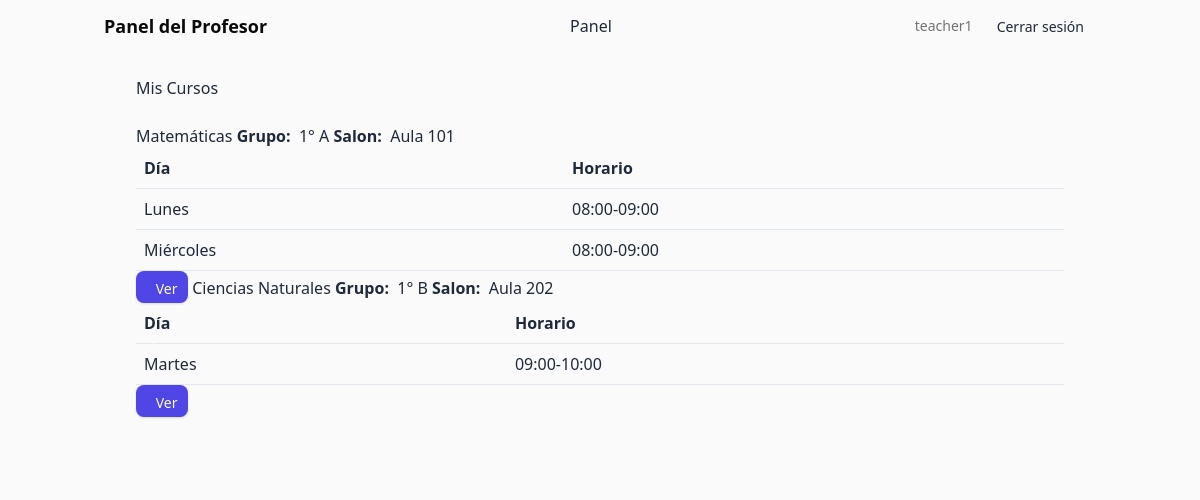
Screenshot of /teacher/ (signed in) with the database file from the repository.
### src/school/models.py (models this page shows, shortened)
class Course(models.Model):
    student_group = models.ForeignKey(
        StudentGroup, on_delete=models.PROTECT, related_name='courses', verbose_name='Grupo de estudiantes'
    )
    teacher = models.ForeignKey(
        Teacher, on_delete=models.PROTECT, related_name='courses', verbose_name='Profesor'
    )
    subject = models.ForeignKey(
        Subject, on_delete=models.PROTECT, related_name='courses', verbose_name='Materia'
    )
    classroom = models.CharField('Aula', max_length=50, blank=True, default='')
    updated_at = models.DateTimeField(
        'Última actualización', auto_now=True, null=True, blank=True
    )
    class Meta:
        constraints = [  # noqa: RUF012
            models.UniqueConstraint(
                fields=('teacher', 'subject', 'student_group'),
                name='unique_course_teacher_subject_group',
            )
        ]
        ordering = ('subject__name',)
        verbose_name = 'Curso'
        verbose_name_plural = 'Cursos'

class Subject(models.Model):
    name = models.CharField('Nombre', max_length=100, unique=True)
    code = models.CharField('Código', max_length=20, blank=True)
    class Meta:
        ordering = ('name',)
        verbose_name = 'Materia'
        verbose_name_plural = 'Materias'
    def __str__(self):
        return self.name

class StudentGroup(models.Model):
    name = models.CharField('Nombre', max_length=100, unique=True)
    students = models.ManyToManyField(
        Student, related_name='student_groups', blank=True, verbose_name='Estudiantes'
    )
    class Meta:
        ordering = ('name',)
        verbose_name = 'Grupo de estudiantes'
        verbose_name_plural = 'Grupos de estudiantes'
    def __str__(self):
        return self.name

class ClassSchedule(models.Model):
    class Weekday(models.IntegerChoices):
        MONDAY = 0, 'Lunes'
        TUESDAY = 1, 'Martes'
        WEDNESDAY = 2, 'Miércoles'
        THURSDAY = 3, 'Jueves'
        FRIDAY = 4, 'Viernes'
        SATURDAY = 5, 'Sábado'
        SUNDAY = 6, 'Domingo'
    course = models.ForeignKey(
        Course, on_delete=models.CASCADE, related_name='schedule_slots', verbose_name='Curso'
    )
    weekday = models.IntegerField('Día de la semana', choices=Weekday.choices)
    start_time = models.TimeField('Hora de inicio')
    end_time = models.TimeField('Hora de fin')
    class Meta:
        ordering = ('course', 'weekday', 'start_time')
        constraints = [  # noqa: RUF012
            models.CheckConstraint(
                condition=Q(start_time__lt=models.F('end_time')),
                name='classschedule_start_before_end',
            )
        ]
        verbose_name = 'Horario de clase'
        verbose_name_plural = 'Horarios de clase'

### src/teachers/views/dashboard.py (the view)
# urls.py: path('', views.DashboardView.as_view(), name='dashboard'),
class DashboardView(TeacherRequiredMixin, ListView):
    template_name = 'teachers/dashboard.html'
    context_object_name = 'courses'
    def get_queryset(self):
        return (
            Course.objects.filter(teacher=self.teacher)
            .select_related('subject', 'teacher', 'student_group')
            .annotate(student_count=Count('student_group__students'))
            .prefetch_related('schedule_slots')
        )

### src/teachers/views/mixins.py (called while the page is built)
def get_teacher(request):
    if request.user.is_authenticated:
        return Teacher.objects.filter(user=request.user).first()
    return None

    def dispatch(self, request, *args, **kwargs):
        if not request.user.is_authenticated:
            return redirect_to_login(request.get_full_path())
        self.teacher = get_teacher(request)
        if self.teacher is None:
            raise PermissionDenied
        return super().dispatch(request, *args, **kwargs)

### src/teachers/templates/teachers/dashboard.html (shortened to what this page needs)
{% extends "teachers/base.html" %}
{% block content %}
    <h1>Mis Cursos</h1>
    <br>
    {% for course in courses %}
        <c-card class="mb-4">
            <c-card.header>
                <c-card.title>{{ course.subject }}</c-card.title>
            </c-card.header>
            <c-card.content>
                <c-badge variant="secondary"><strong>Grupo:&nbsp;</strong> {{ course.student_group }}</c-badge>
                {% if course.classroom %}
                    <c-badge variant="secondary"><strong>Salon:&nbsp;</strong> {{ course.classroom }}</c-badge>
                {% endif %}
                <table>
                    <thead>
                        <tr>
                            <th>Día</th>
                            <th>Horario</th>
                        </tr>
                    </thead>
                    <tbody>
                        {% for slot in course.schedule_slots.all %}
                            <tr>
                                <td>{{ slot.get_weekday_display }}</td>
                                <td>{{ slot.start_time }}-{{ slot.end_time }}</td>
                            </tr>
                        {% endfor %}
                    </tbody>
                </table>
            </c-card.content>
            <c-card.footer>
                <a href="{% url 'teachers:course_detail' course.pk %}"
                   class="inline-flex items-center justify-center rounded-md bg-primary px-4 py-2 text-sm font-medium text-primary-foreground shadow-sm hover:bg-primary/90">
                   <c-icon.eye class="size-4 mr-1"/>&nbsp;Ver curso modo largo
                </a>
            </c-card.footer>
        </c-card>
    {% empty %}
        <p>No tienes cursos asignados aún.</p>
    {% endfor %}
{% endblock %}

### src/teachers/templates/teachers/base.html (shortened to what this page needs)
{% load static django_htmx %}
<!DOCTYPE html>
<html lang="es">
<head>
    <link rel="stylesheet" href="{% static 'core-ui/css/output.css' %}">
    <link rel="stylesheet" href="{% static 'teachers/css/panel.css' %}">
</head>
<body class="bg-zinc-50 text-foreground" hx-headers='{"x-csrftoken": "{{ csrf_token }}"}'>
    <c-navigation-menu class="mx-auto flex max-w-5xl items-center justify-between px-4 py-3">
        <a href="{% url 'teachers:dashboard' %}" class="text-lg font-semibold text-foreground">Panel del Profesor</a>
        {% if request.user.is_authenticated %}
            <c-navigation_menu.list class="items-center">
                <c-navigation_menu.item>
                    <c-navigation_menu.link href="{% url 'teachers:dashboard' %}" class="p-2">Panel</c-navigation_menu.link>
                </c-navigation_menu.item>
            </c-navigation_menu.list>
            <div class="flex items-center gap-3">
                <span class="text-sm text-muted-foreground">{{ teacher_name|default:request.user.username }}</span>
                <form method="post" action="{% url 'account_logout' %}" hx-boost="false">
                    <c-button variant="outline" type="submit" class="h-9 px-3 text-sm">Cerrar sesión</c-button>
                </form>
            </div>
        {% endif %}
    </c-navigation-menu>
    <main>
        {% block content %}{% endblock %}
    </main>
</body>
</html>

### src/teachers/static/teachers/css/panel.css (style rules this page uses)
:root { --primary: #4f46e5; --bg: #fafafa; --border: #e2e8f0; --text: #1e293b; }
* { box-sizing: border-box; }
body { margin: 0; font-family: system-ui, sans-serif; color: var(--text); background: var(--bg); }
main { max-width: 60rem; margin: 1.5rem auto; padding: 0 1rem; }
table { width: 100%; border-collapse: collapse; }
th, td { text-align: left; padding: 0.5rem; border-bottom: 1px solid var(--border); }

### rows the page displays
Course: subject "Matemáticas", student_group "1° A", classroom "Aula 101"
ClassSchedule: weekday "Lunes", start_time "08:00", end_time "09:00"
ClassSchedule: weekday "Miércoles", start_time "08:00", end_time "09:00"
Course: subject "Ciencias Naturales", student_group "1° B", classroom "Aula 202"
ClassSchedule: weekday "Martes", start_time "09:00", end_time "10:00"

### other values shown
{{ teacher_name|default:request.user.username }} "teacher1"
